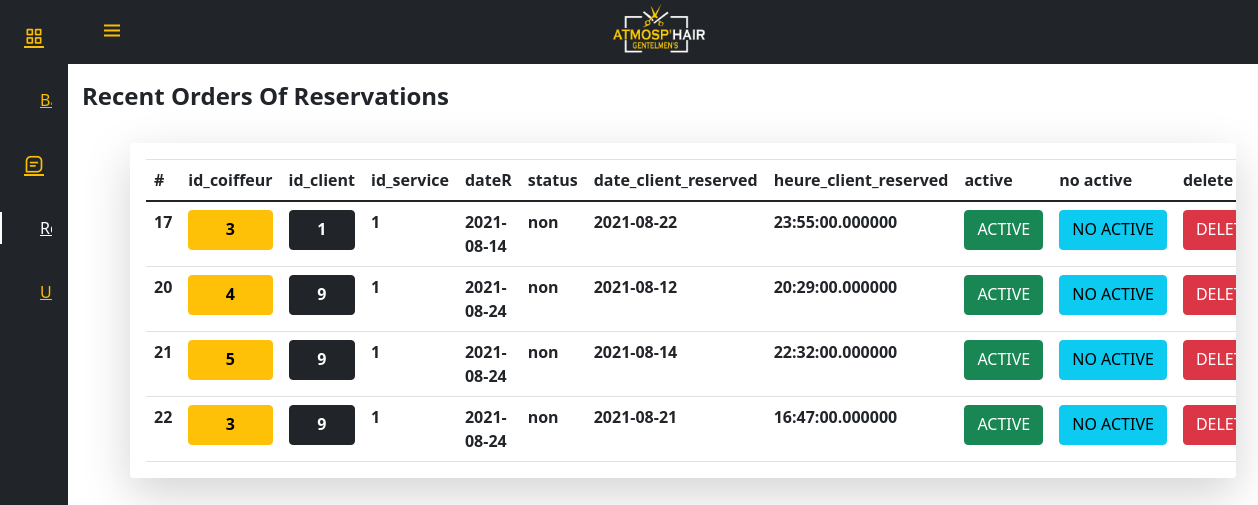
/admin/reservation.php, run on the app's committed database.
### tables this page shows
CREATE TABLE `reservation` (
  `id` int(11) NOT NULL,
  `id_coiffeur` int(11) DEFAULT NULL,
  `id_client` int(11) DEFAULT NULL,
  `id_service` int(11) DEFAULT NULL,
  `dateR` date NOT NULL,
  `status` varchar(30) NOT NULL,
  `date_client` date NOT NULL,
  `heure_client` time(6) NOT NULL
);

### admin/includes/reservation.php (the view, shortened to what this page needs)
<body class="">
<div class="container-fluid  px-4 mx-5 ">
    <div class="row my-5">
        <h3 class="fs-4 mt-4 text-dark mx-5 "><strong> Recent Orders Of Reservations</strong></h3>
        <br><br>
        <br>
        <br>
        <div class="col">
            <table class="table table-responsive bg-white rounded shadow-sm shadow-lg p-3 mt-4 rounded  table-hover mx-5">
                <thead>
                    <tr>
                        <th scope="col" width="50">#</th>
                        <th scope="col">id_coiffeur</th>
                        <th scope="col">id_client</th>
                        <th scope="col">id_service</th>
                        <th scope="col">dateR</th>
                        <th scope="col">status</th>
                        <th scope="col">date_client_reserved</th>
                        <th scope="col">heure_client_reserved</th>
                        <th scope="col">active</th>
                        <th scope="col">no active</th>
                        <th scope="col">delete</th>
                    </tr>
                </thead>
                <tbody>
                    <?php
                    $query = "SELECT * FROM `reservation` ";
                    $select_all = mysqli_query($conn, $query);
                    while ($row = mysqli_fetch_assoc($select_all)) {
                        $id = $row['id'];
                        $id_coiffeur = $row['id_coiffeur'];
                        $id_client = $row['id_client'];
                        $id_service = $row['id_service'];
                        $dateR = $row['dateR'];
                        $status = $row['status'];
                        $date_client = $row['date_client'];
                        $heure_client = $row['heure_client'];
                    ?>
                        <tr>
                            <th scope="row"><?php echo $id ?></th>
                            <td>
                                <a href="" class="btn btn-warning" data-toggle="modal" data-target="#exampleModal"> <strong><?php echo $id_coiffeur ?></strong></a>
                            </td>
                            <td>
                                <a href="" class="btn btn-dark" data-toggle="modall" data-target="#exampleModall"><strong><?php echo $id_client ?></strong></td></a>
                            <td><strong><?php echo $id_service ?></strong></td>
                            <td><strong><?php echo $dateR ?></strong></td>
                            <td><strong><?php echo $status ?></strong></td>
                            <td><strong><?php echo $date_client ?></strong></td>
                            <td><strong><?php echo $heure_client ?></strong></td>
                            <td><a class="btn btn-success" href="reservation.php?avtive=<?php echo $id ?>">ACTIVE</a></td>
                            <td><a class="btn btn-info" href="reservation.php?noavtive=<?php echo $id ?>">NO ACTIVE</a> </td>
                            <td><a class="btn btn-danger" href="reservation.php?delete=<?php echo $id ?>">DELETE </a></td>
                        </tr>
                    <?php } ?>
                </tbody>
            </table>
        </div>
    </div>
        </body>

### admin/reservation.php (shortened to what this page needs)
<?php include "../inclouds/db.php" ?>
<!DOCTYPE html>
<html lang="en">
<head>
    <link rel="stylesheet" href="../stylehome.css">
    <link rel="stylesheet" href="admin.css">
    <link rel="stylesheet" href="  https://stackpath.bootstrapcdn.com/bootstrap/4.3.1/css/bootstrap.min.css">
    <link rel="stylesheet" href="https://maxcdn.bootstrapcdn.com/bootstrap/4.0.0/css/bootstrap.min.css">
    <link href="https://your-path-to-fontawesome/css/fontawesome.css" rel="stylesheet">
    <link href="https://your-path-to-fontawesome/css/brands.css" rel="stylesheet">
    <link href="https://your-path-to-fontawesome/css/solid.css" rel="stylesheet">
    <link rel="stylesheet" href="https://use.fontawesome.com/releases/v5.7.2/css/all.css">
    <link rel="stylesheet" href="https://stackpath.bootstrapcdn.com/bootstrap/4.0.0/js/bootstrap.bundle.min.js">
    <link rel="stylesheet" href="https://use.fontawesome.com/releases/v5.7.2/css/all.css">
    <link rel="stylesheet" href="https://cdn.jsdelivr.net/npm/bootstrap@5.0.0-beta1/dist/css/bootstrap.min.css">
    <link rel="stylesheet" href="https://cdnjs.cloudflare.com/ajax/libs/jquery/3.2.1/jquery.min.js">
    <link rel="stylesheet" href="https://cdnjs.cloudflare.com/ajax/libs/font-awesome/4.7.0/css/font-awesome.min.css">
    <link rel="stylesheet" href="https://cdn.jsdelivr.net/npm/boxicons@latest/css/boxicons.min.css">
    <link rel="stylesheet" href="https://cdn.jsdelivr.net/npm/bootstrap@5.0.0-beta1/dist/js/bootstrap.bundle.min.js">
</head>
<body id="body-pd">
    <header class="header bg-dark" id="header">
        <div class="header_toggle " style="color:#fabd03;"> <i class='bx bx-menu' id="header-toggle"></i> </div>
        <div class=" d-flex pt-4 justify-content-center"> <a href="#" class="nav_logo">
                <img width="100vw" height="50vh" src="../myimgs/logocoi.png" alt=""></a>
        </div>
        <div class="header_img">
            <a href="../inclouds/logout.php" class="nav_link">
            </a>
        </div>
    </header>
    <div class="l-navbar" id="nav-bar">
        <nav class="nav">
            <div>
                <div class="nav_list">
                    <a href="./admin.php" class="nav_link "> <i class='bx bx-grid-alt nav_icon'></i>
                    </a>
                    <a href="./coiffeur.php" class="nav_link">
                        <span class="nav_name">Barbers</span>
                    </a>
                    <a href="./message.php" class="nav_link">
                        <i class='bx bx-message-square-detail nav_icon'>
                        </i> <span class="nav_name">Messages</span>
                    </a>
                    <a href="./reservation.php" class="nav_link active">
                        <span class="nav_name">Reservations</span>
                    </a>
                    <a href="./users.php" class="nav_link ">
                        <span class="nav_name">Users</span>
                    </a>
                </div>
            </div>
        </nav>
    </div>
    <?php
    if (isset($_GET["source"])) {
        $source = $_GET["source"];
    } else {
        $source = "";
    };
    switch ($source) {
        default:
            include "includes/reservation.php";
            break;
    }
    ?>
</body>
</html>

### stylehome.css (style rules this page uses)
html { scroll-behavior: smooth; }
body { overflow-x: hidden; font-family: 'Roboto', sans-serif; position: relative; margin: var(--header-height) 0 0 0; font-family: var(--body-font); font-size: var(--normal-font-size); transition: .5s }
:root { --header-height: 3rem; --nav-width: 68px; --first-color: #212529; --first-color-light: #fabd03; --white-color: #ffffff; --body-font: 'Nunito', sans-serif; --normal-font-size: 1rem; --z-fixed: 100 }
a { text-decoration: none }
.header { width: 100%; height: var(--header-height); position: fixed; top: 0; left: 0; display: flex; align-items: center; justify-content: space-between; padding: 0 1rem; background-color: var(--white-color); z-index: var(--z-fixed); transition: .5s }
.header_toggle { color: var(--first-color); font-size: 1.5rem; cursor: pointer; z-index: 1000; }
.header_img { width: 35px; height: 35px; display: flex; justify-content: center; border-radius: 50%; overflow: hidden }
.l-navbar { position: fixed; top: 0; left: -30%; width: var(--nav-width); height: 100vh; background-color: var(--first-color); padding: .5rem 1rem 0 0; transition: .5s; z-index: var(--z-fixed) }
.nav { height: 100%; display: flex; flex-direction: column; justify-content: space-between; overflow: hidden }
.nav_logo, .nav_link { display: grid; grid-template-columns: max-content max-content; align-items: center; column-gap: 1rem; padding: .5rem 0 .5rem 1.5rem }
.nav_logo { margin-bottom: 2rem }
.nav_link { position: relative; color: var(--first-color-light); margin-bottom: 1.5rem; transition: .3s }
.nav_icon { font-size: 1.25rem }
.active { color: var(--white-color) }
.active::before { content: ''; position: absolute; left: 0; width: 2px; height: 32px; background-color: var(--white-color) }
@media screen and (min-width: 768px) { .header { height: calc(var(--header-height) + 1rem); padding: 0 2rem 0 calc(var(--nav-width) + 2rem) } }
@media screen and (min-width: 768px) { .header_img { width: 40px; height: 40px } }
@media screen and (min-width: 768px) { .l-navbar { left: 0; padding: 1rem 1rem 0 0 } }
.row { width: 95%; display: flex; padding: 10px; justify-content: center }

### admin/admin.css (style rules this page uses)
* { margin: 0; padding: 0; }
body { background-color: #fff; }
.btn { height: 40px; width: 100%; border: none; position: relative; border-radius: 5px; }

### data on the page
reservation: id "17", id_coiffeur "3", id_client "1", id_service "1", dateR "2021-08-14", status "non", date_client "2021-08-22", heure_client "23:55:00.000000"
reservation: id "20", id_coiffeur "4", id_client "9", id_service "1", dateR "2021-08-24", status "non", date_client "2021-08-12", heure_client "20:29:00.000000"
reservation: id "21", id_coiffeur "5", id_client "9", id_service "1", dateR "2021-08-24", status "non", date_client "2021-08-14", heure_client "22:32:00.000000"
reservation: id "22", id_coiffeur "3", id_client "9", id_service "1", dateR "2021-08-24", status "non", date_client "2021-08-21", heure_client "16:47:00.000000"
